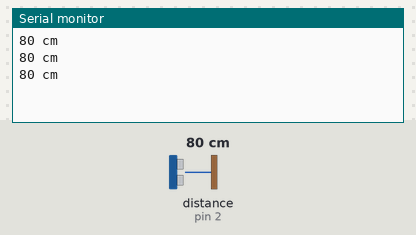
Simulated run of this sketch. Board: Arduino Uno, built with avr-gcc and run on an emulated ATmega328P. On the bench: the last lines printed to the serial monitor. Wiring (inferred from the names in the program): ultrasonic range finder: trigger pin 4; echo pin 2. Inputs (shaded band) come from the test bench; at power-on: distance to the obstacle (sensor on pin 2) 80 cm. The echo pulse lasts 58.3 µs per cm.

Above: at 1.3 s.
1.4 s: distance to the obstacle (sensor on pin 2) set to 197 cm
At 1.9 s:
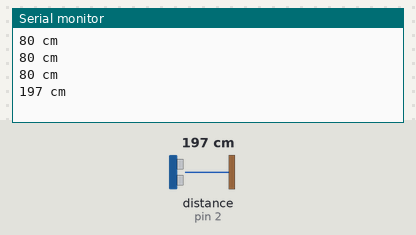
2.9 s: distance to the obstacle (sensor on pin 2) set to 203 cm
At 3.5 s:
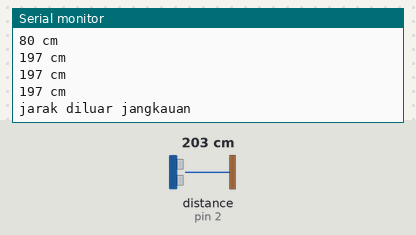

The sketch:

timbangan.ino
```cpp
#define pintriger 4
#define pinecho 2

void setup() {
  Serial.begin(9600);
  pinMode(pintriger, OUTPUT);
  pinMode(pinecho, INPUT);
}


void loop() {

  long durasi, jarak;

  digitalWrite(pintriger, LOW);
  delayMicroseconds(2);

  digitalWrite(pintriger, HIGH);
  delayMicroseconds(10);

  digitalWrite(pintriger, LOW);


  durasi = pulseIn(pinecho, HIGH);
  jarak = (durasi / 2) / 29;


  if (jarak >= 200 || jarak <= 0) {
    Serial.println("jarak diluar jangkauan");
  }

  else {

    Serial.print(jarak);

    Serial.println(" cm");

  }

  delay(500);
}
```

Measured:
- the behaviour switches between 199 and 200 cm on distance to the obstacle (sensor on pin 2) (found by bisection; images 1 and 2)
- after the input at 1.4 s, the serial monitor: prints a new line after 0.13 s (image 1)
- after the input at 2.9 s, the serial monitor: prints a new line after 0.17 s (image 2)
